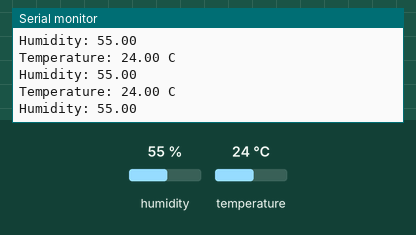
A sketch run on a simulated ESP32. On the bench: the last lines printed to the serial monitor. The inputs (shaded band) are chosen by the test bench; at power-on: humidity 55 %, temperature 24 °C. WiFi joins after 1.5 s; servers stay silent unless stated.

Above: at 3.5 s.
3.6 s: humidity set to 22 %
At 4.72 s:
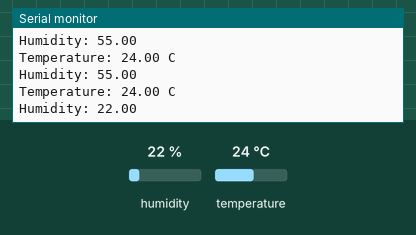
5.1 s: temperature set to 12 °C
At 5.12 s:
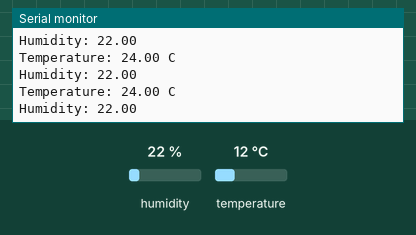
6.6 s: humidity set to 40 %
At 6.75 s:
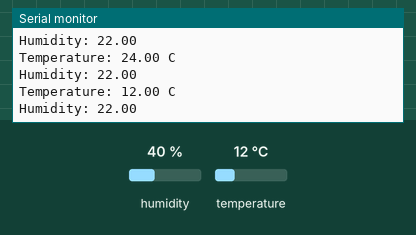
Timing chart, 0 to 9.6 s (numbered marks = the images above; inputs shaded):
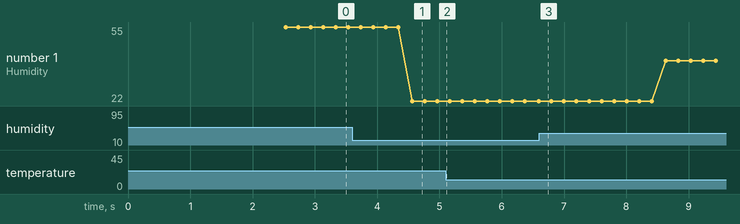

The sketch:

temp_and_humidity.ino
```cpp
// #define BLYNK_TEMPLATE_ID "TMPL3i67qL5je"
// #define BLYNK_TEMPLATE_NAME "DHT11 temp and humidity"
// #define BLYNK_AUTH_TOKEN "X04v1MFj9g_-2YxrlYfrXpUPMre60_gE"
#define BLYNK_TEMPLATE_ID "TMPL3LnQwTfhC"
#define BLYNK_TEMPLATE_NAME "Laila"
#define BLYNK_AUTH_TOKEN "_qSHLODC-iZTnCfr4vFByNmy3gMvmATq"
#define DHTTYPE DHT11

#define BLYNK_PRINT Serial

#include "DHT.h"
#include <WiFi.h>
#include <WiFiClient.h>
#include <BlynkSimpleEsp32.h>

// Define the pulse sensor settings
uint8_t DHTPin = 16;

DHT dht(DHTPin, DHTTYPE);
float temp; // temperature sensor value
float hum;

// Your WiFi credentials.
// Set password to "" for open networks.
char auth[] = BLYNK_AUTH_TOKEN;
char ssid[] = "Mrinank's Phone";// enter you wifi ssid here
char pass[] = "nhihaipassword";//enter your wifi password here
BlynkTimer timer;

void setup()
 {
  // Start the serial communication
  Serial.begin(115200);
  pinMode(DHTPin,INPUT);

  // Connect to WiFi
  WiFi.begin(ssid, pass);
  while (WiFi.status() != WL_CONNECTED) {
    delay(1000);
    Serial.println("Connecting to WiFi...");
  }
  Serial.println("Connected to WiFi");

  // Connect to Blynk
  Blynk.begin(auth, ssid, pass);
  while (!Blynk.connected()) {
    Serial.println("Connecting to Blynk...");
    delay(1000);
  }
  Serial.println("Connected to Blynk");

  // Set up the pulse sensor
}

void loop()
 {
  // Read the dht11 sensor value
  temp = dht.readTemperature();
  hum  = dht.readHumidity();


    // Send the temp to Blynk
    Blynk.virtualWrite(V0, temp);
    Blynk.virtualWrite(V1, hum);
    delay(200);

    // Print the temperature and humidity on the serial monitor
    String message = "Temperature: " + String(temp) + " C";
    String message1 = "Humidity: " + String(hum);
    Serial.println(message);
    Serial.println(message1);


  // Run the Blynk loop
  Blynk.run();
}
```

Measured:
- after the input at 3.6 s, the serial monitor: prints a new line after 0.96 s (image 1)
- plotted number 1: 55 → 22 after the input at 3.6 s, 22 → 40 after the input at 6.6 s
